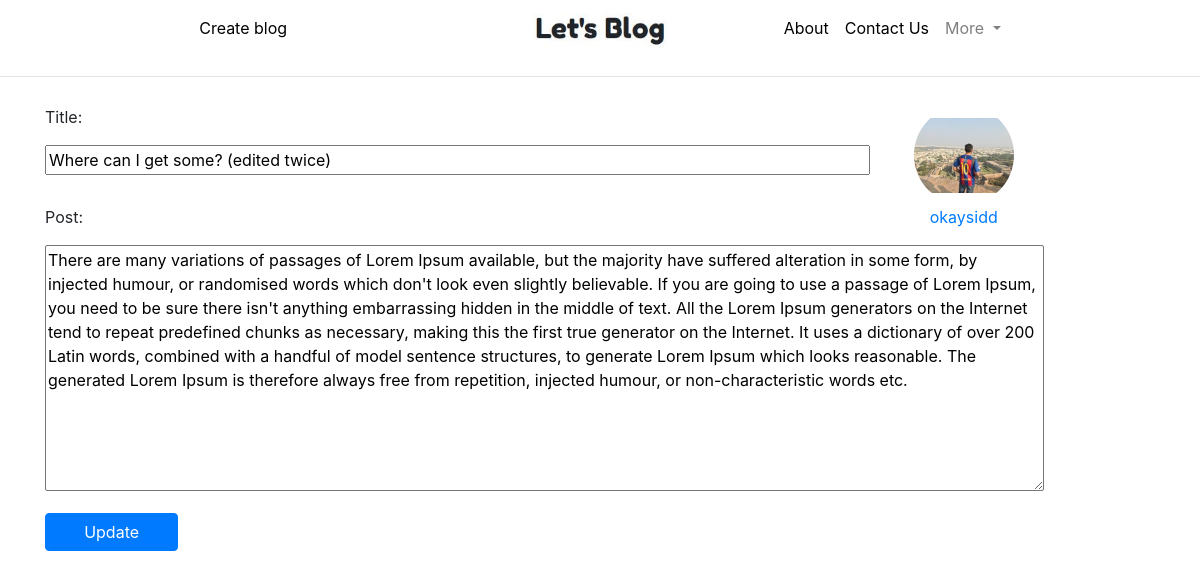
The app's page /post/4/edit (signed in) with its own data.
### blogs_app/models.py (models this page shows, shortened)
class Post_model(models.Model):
    author = models.ForeignKey(Author_model, on_delete=models.CASCADE)
    title_original = models.CharField(max_length=200)
    title_edited = models.CharField(max_length=200, blank=True, null=True)
    body_original = models.TextField()
    body_edited = models.TextField(blank=True, null=True)
    created_on = models.DateTimeField(auto_now_add=True)
    published_on = models.DateTimeField(blank=True, null=True)
    modified_on = models.DateTimeField(blank=True, null=True)

### blogs_app/views.py (the view)
# urls.py: path('post/<int:pk>/edit', UpdatePostView.as_view(), name="edit-post"),
class UpdatePostView(LoginRequiredMixin, UpdateView):
    login_url = '/login/'
    redirect_field_name = 'next'
    template_name = 'blogs_app/post_model_update.html'
    model = Post_model
    fields = ['title_original', 'body_original']
    def get_context_data(self, **kwargs):
        context = super().get_context_data(**kwargs)
        context['title'] = 'Update blog'
        profile_pic = Author_model.objects.filter(author_name=self.request.user)[0].profile_pic
        context['profile_pic'] = profile_pic
        return context

### blogs_app/templates/blogs_app/post_model_update.html (shortened to what this page needs)
{% extends 'system_app/base.html' %}
{% block base_body_block %}
{% load staticfiles %}
<link rel="stylesheet" href="{% static 'blogs_app/post_model_update.css' %}">
<br><br>
<hr class="my-1">
<br>
<div class="container post-complete">
  {% if post_model.author.author_name == user %}
  <form class="form-group"  method="post">
    <div class="row">
      <div class="col-md-9">
        <p><span class="">Title: </span></p>
        <span class="post-title">{{ form.title_original }}</span><br><br>
      </div>
      <div class="col-md-3">
        <div class="profile">
            <a href="{% url 'users:view-profile' pk=user.pk %}"><img class="profile-pic" src="{{ profile_pic.url }}" alt="No pic found">
            {{ user.get_username }}</a>
        </div>
      </div>
    </div>
      <p><span class="postarea">Post: </span></p>
      <p><span class="postarea">{{ form.body_original }}</span></p>
      <input type="submit" class="btn btn-primary" value="Update">
    </form>
    {% else %}
      <h2>Users can only edit their own posts.</h2>
    {% endif %}
  </div>
{% endblock %}

### blogs_app/static/blogs_app/post_model_update.css (style rules this page uses)
.btn { width: 12%; }
#id_title_original { width: 100%; }
textarea { width: 90%; }
#id_body_original { border-radius: 2px; }
.profile { height: 100px; display: block; width: 50%; text-align: center; border-radius: 2px; }
.profile-pic { object-fit: contain; border-radius: 50%; width: 100px; height: 100px; }

### records on screen
Post_model: title_original "Where can I get some? (edited twice)", body_original "There are many variations of passages of Lorem Ipsum available, but the majority have suffered alteration in some form, by injected humour, or randomised words which don't look even slightly believable. If you are going to use a passage of Lorem Ipsum, you need to be sure there isn't anything embarrassing hidden in the middle of text. All the Lorem Ipsum generators on the Internet tend to repeat predefined chunks as necessary, making this the first true generator on the Internet. It uses a dictionary of over 200 Latin words, combined with a handful of model sentence structures, to generate Lorem Ipsum which looks reasonable. The generated Lorem Ipsum is therefore always free from…"

### other values on screen
{{ user.get_username }} "okaysidd"
